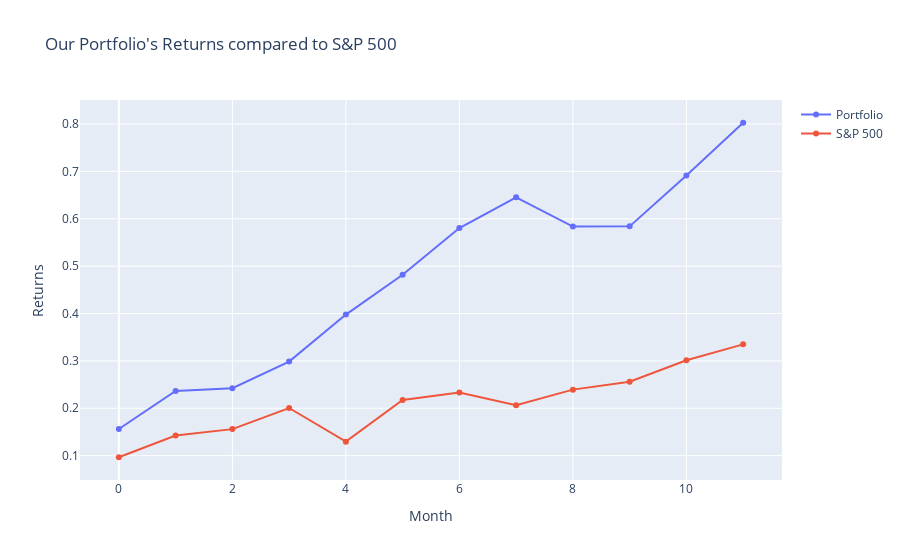

Write notebook code for a chart like this one.
### Code cell
import plotly.graph_objects as go

result_returns = np.zeros(T+1)
for i in range(1,len(total)):
    result_returns[i] = (total[i]-total[i-1])/total[i-1]
# graph in plotly - plt.plot(np.cumprod(1+result_returns)-1)
fig = go.Figure()
fig.add_trace(go.Scatter(x=np.arange(0,T+1), y=np.cumprod(1+result_returns[1:])-1, name='Portfolio'))
fig.add_trace(go.Scatter(x=np.arange(0,T+1), y=np.cumprod(1+ar.iloc[1:,:].mean(axis=1))-1, name='S&P 500'))
# labels
fig.update_layout(title='Our Portfolio\'s Returns compared to S&P 500', xaxis_title='Month', yaxis_title='Returns')
fig.show()

### Figure 1 — Plotly figure (JSON) as saved in the notebook; plotly's stock layout.template omitted (floating-point values rounded to 4 significant figures)
{"data": [{"name": "Portfolio", "type": "scatter", "x": [0, 1, 2, 3, 4, 5, 6, 7, 8, 9, 10, 11, 12], "y": [0.1562, 0.2367, 0.2422, 0.2986, 0.3978, 0.482, 0.5805, 0.6453, 0.5835, 0.584, 0.6914, 0.8027]}, {"name": "S&P 500", "type": "scatter", "x": [0, 1, 2, 3, 4, 5, 6, 7, 8, 9, 10, 11, 12], "y": [0.09663, 0.1425, 0.156, 0.2006, 0.1295, 0.2175, 0.2332, 0.2066, 0.2394, 0.2562, 0.3015, 0.335]}], "layout": {"title": {"text": "Our Portfolio's Returns compared to S&P 500"}, "xaxis": {"title": {"text": "Month"}}, "yaxis": {"title": {"text": "Returns"}}}}
